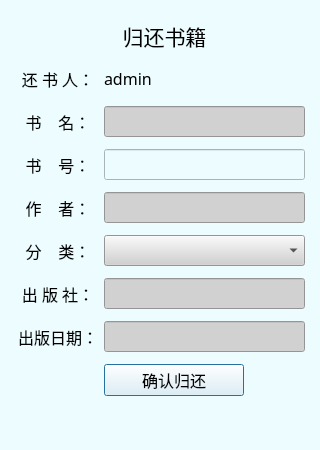
<?xml version="1.0" encoding="UTF-8"?>
<ui version="4.0">
 <class>Dialog</class>
 <widget class="QDialog" name="Dialog">
  <property name="windowModality">
   <enum>Qt::WindowModal</enum>
  </property>
  <property name="geometry">
   <rect>
    <x>0</x>
    <y>0</y>
    <width>320</width>
    <height>450</height>
   </rect>
  </property>
  <property name="windowTitle">
   <string>归还书籍</string>
  </property>
  <property name="styleSheet">
   <string notr="true">background-color: rgb(237, 252, 255);</string>
  </property>
  <widget class="QWidget" name="layoutWidget">
   <property name="geometry">
    <rect>
     <x>18</x>
     <y>20</y>
     <width>291</width>
     <height>378</height>
    </rect>
   </property>
   <layout class="QFormLayout" name="formLayout">
    <property name="verticalSpacing">
     <number>12</number>
    </property>
    <item row="0" column="1">
     <widget class="QLabel" name="titlelabel">
      <property name="sizePolicy">
       <sizepolicy hsizetype="Fixed" vsizetype="Fixed">
        <horstretch>0</horstretch>
        <verstretch>0</verstretch>
       </sizepolicy>
      </property>
      <property name="minimumSize">
       <size>
        <width>121</width>
        <height>31</height>
       </size>
      </property>
      <property name="maximumSize">
       <size>
        <width>121</width>
        <height>31</height>
       </size>
      </property>
      <property name="font">
       <font>
        <family>宋体</family>
        <pointsize>16</pointsize>
        <weight>50</weight>
        <bold>false</bold>
       </font>
      </property>
      <property name="text">
       <string>归还书籍</string>
      </property>
      <property name="alignment">
       <set>Qt::AlignCenter</set>
      </property>
     </widget>
    </item>
    <item row="1" column="0">
     <widget class="QLabel" name="returnStudentLabel">
      <property name="sizePolicy">
       <sizepolicy hsizetype="Fixed" vsizetype="Fixed">
        <horstretch>0</horstretch>
        <verstretch>0</verstretch>
       </sizepolicy>
      </property>
      <property name="minimumSize">
       <size>
        <width>80</width>
        <height>30</height>
       </size>
      </property>
      <property name="maximumSize">
       <size>
        <width>80</width>
        <height>31</height>
       </size>
      </property>
      <property name="font">
       <font>
        <family>宋体</family>
        <pointsize>12</pointsize>
       </font>
      </property>
      <property name="text">
       <string>还 书 人：</string>
      </property>
      <property name="alignment">
       <set>Qt::AlignCenter</set>
      </property>
     </widget>
    </item>
    <item row="1" column="1">
     <widget class="QLabel" name="returnuseridLabel">
      <property name="sizePolicy">
       <sizepolicy hsizetype="Fixed" vsizetype="Fixed">
        <horstretch>0</horstretch>
        <verstretch>0</verstretch>
       </sizepolicy>
      </property>
      <property name="minimumSize">
       <size>
        <width>201</width>
        <height>31</height>
       </size>
      </property>
      <property name="maximumSize">
       <size>
        <width>201</width>
        <height>31</height>
       </size>
      </property>
      <property name="font">
       <font>
        <family>宋体</family>
        <pointsize>12</pointsize>
        <weight>50</weight>
        <bold>false</bold>
       </font>
      </property>
      <property name="text">
       <string>admin</string>
      </property>
     </widget>
    </item>
    <item row="2" column="0">
     <widget class="QLabel" name="bookNameLabel">
      <property name="sizePolicy">
       <sizepolicy hsizetype="Fixed" vsizetype="Fixed">
        <horstretch>0</horstretch>
        <verstretch>0</verstretch>
       </sizepolicy>
      </property>
      <property name="minimumSize">
       <size>
        <width>80</width>
        <height>30</height>
       </size>
      </property>
      <property name="maximumSize">
       <size>
        <width>80</width>
        <height>31</height>
       </size>
      </property>
      <property name="font">
       <font>
        <family>宋体</family>
        <pointsize>12</pointsize>
       </font>
      </property>
      <property name="text">
       <string>书    名：</string>
      </property>
      <property name="alignment">
       <set>Qt::AlignCenter</set>
      </property>
     </widget>
    </item>
    <item row="2" column="1">
     <widget class="QLineEdit" name="bookNameEdit">
      <property name="sizePolicy">
       <sizepolicy hsizetype="Fixed" vsizetype="Fixed">
        <horstretch>0</horstretch>
        <verstretch>0</verstretch>
       </sizepolicy>
      </property>
      <property name="minimumSize">
       <size>
        <width>201</width>
        <height>31</height>
       </size>
      </property>
      <property name="maximumSize">
       <size>
        <width>201</width>
        <height>31</height>
       </size>
      </property>
      <property name="font">
       <font>
        <pointsize>12</pointsize>
       </font>
      </property>
      <property name="styleSheet">
       <string notr="true">background-color: rgb(209, 209, 209);</string>
      </property>
      <property name="text">
       <string/>
      </property>
      <property name="maxLength">
       <number>10</number>
      </property>
      <property name="readOnly">
       <bool>true</bool>
      </property>
     </widget>
    </item>
    <item row="3" column="0">
     <widget class="QLabel" name="bookIdLabel">
      <property name="sizePolicy">
       <sizepolicy hsizetype="Fixed" vsizetype="Fixed">
        <horstretch>0</horstretch>
        <verstretch>0</verstretch>
       </sizepolicy>
      </property>
      <property name="minimumSize">
       <size>
        <width>80</width>
        <height>30</height>
       </size>
      </property>
      <property name="maximumSize">
       <size>
        <width>80</width>
        <height>31</height>
       </size>
      </property>
      <property name="font">
       <font>
        <family>宋体</family>
        <pointsize>12</pointsize>
       </font>
      </property>
      <property name="text">
       <string>书    号：</string>
      </property>
      <property name="alignment">
       <set>Qt::AlignCenter</set>
      </property>
     </widget>
    </item>
    <item row="3" column="1">
     <widget class="QLineEdit" name="bookIdEdit">
      <property name="sizePolicy">
       <sizepolicy hsizetype="Fixed" vsizetype="Fixed">
        <horstretch>0</horstretch>
        <verstretch>0</verstretch>
       </sizepolicy>
      </property>
      <property name="minimumSize">
       <size>
        <width>201</width>
        <height>31</height>
       </size>
      </property>
      <property name="maximumSize">
       <size>
        <width>201</width>
        <height>31</height>
       </size>
      </property>
      <property name="font">
       <font>
        <pointsize>12</pointsize>
       </font>
      </property>
      <property name="maxLength">
       <number>10</number>
      </property>
     </widget>
    </item>
    <item row="4" column="0">
     <widget class="QLabel" name="authNameLabel">
      <property name="sizePolicy">
       <sizepolicy hsizetype="Fixed" vsizetype="Fixed">
        <horstretch>0</horstretch>
        <verstretch>0</verstretch>
       </sizepolicy>
      </property>
      <property name="minimumSize">
       <size>
        <width>80</width>
        <height>30</height>
       </size>
      </property>
      <property name="maximumSize">
       <size>
        <width>80</width>
        <height>31</height>
       </size>
      </property>
      <property name="font">
       <font>
        <family>宋体</family>
        <pointsize>12</pointsize>
       </font>
      </property>
      <property name="text">
       <string>作    者：</string>
      </property>
      <property name="alignment">
       <set>Qt::AlignCenter</set>
      </property>
     </widget>
    </item>
    <item row="4" column="1">
     <widget class="QLineEdit" name="authNameEdit">
      <property name="sizePolicy">
       <sizepolicy hsizetype="Fixed" vsizetype="Fixed">
        <horstretch>0</horstretch>
        <verstretch>0</verstretch>
       </sizepolicy>
      </property>
      <property name="minimumSize">
       <size>
        <width>201</width>
        <height>31</height>
       </size>
      </property>
      <property name="maximumSize">
       <size>
        <width>201</width>
        <height>31</height>
       </size>
      </property>
      <property name="font">
       <font>
        <pointsize>12</pointsize>
       </font>
      </property>
      <property name="styleSheet">
       <string notr="true">background-color: rgb(209, 209, 209);</string>
      </property>
      <property name="maxLength">
       <number>10</number>
      </property>
      <property name="readOnly">
       <bool>true</bool>
      </property>
     </widget>
    </item>
    <item row="5" column="0">
     <widget class="QLabel" name="categoryLabel">
      <property name="sizePolicy">
       <sizepolicy hsizetype="Fixed" vsizetype="Fixed">
        <horstretch>0</horstretch>
        <verstretch>0</verstretch>
       </sizepolicy>
      </property>
      <property name="minimumSize">
       <size>
        <width>80</width>
        <height>30</height>
       </size>
      </property>
      <property name="maximumSize">
       <size>
        <width>80</width>
        <height>31</height>
       </size>
      </property>
      <property name="font">
       <font>
        <family>宋体</family>
        <pointsize>12</pointsize>
       </font>
      </property>
      <property name="text">
       <string>分    类：</string>
      </property>
      <property name="alignment">
       <set>Qt::AlignCenter</set>
      </property>
     </widget>
    </item>
    <item row="5" column="1">
     <widget class="QComboBox" name="categoryComboBox">
      <property name="sizePolicy">
       <sizepolicy hsizetype="Fixed" vsizetype="Fixed">
        <horstretch>0</horstretch>
        <verstretch>0</verstretch>
       </sizepolicy>
      </property>
      <property name="minimumSize">
       <size>
        <width>201</width>
        <height>31</height>
       </size>
      </property>
      <property name="maximumSize">
       <size>
        <width>201</width>
        <height>31</height>
       </size>
      </property>
      <property name="font">
       <font>
        <family>宋体</family>
        <pointsize>12</pointsize>
       </font>
      </property>
      <property name="styleSheet">
       <string notr="true">background-color: rgb(209, 209, 209);</string>
      </property>
      <property name="editable">
       <bool>false</bool>
      </property>
      <property name="currentText">
       <string/>
      </property>
      <property name="maxVisibleItems">
       <number>20</number>
      </property>
     </widget>
    </item>
    <item row="6" column="0">
     <widget class="QLabel" name="publisherLabel">
      <property name="sizePolicy">
       <sizepolicy hsizetype="Fixed" vsizetype="Fixed">
        <horstretch>0</horstretch>
        <verstretch>0</verstretch>
       </sizepolicy>
      </property>
      <property name="minimumSize">
       <size>
        <width>80</width>
        <height>30</height>
       </size>
      </property>
      <property name="maximumSize">
       <size>
        <width>80</width>
        <height>31</height>
       </size>
      </property>
      <property name="font">
       <font>
        <family>宋体</family>
        <pointsize>12</pointsize>
       </font>
      </property>
      <property name="text">
       <string>出 版 社：</string>
      </property>
      <property name="alignment">
       <set>Qt::AlignCenter</set>
      </property>
     </widget>
    </item>
    <item row="6" column="1">
     <widget class="QLineEdit" name="publisherEdit">
      <property name="sizePolicy">
       <sizepolicy hsizetype="Fixed" vsizetype="Fixed">
        <horstretch>0</horstretch>
        <verstretch>0</verstretch>
       </sizepolicy>
      </property>
      <property name="minimumSize">
       <size>
        <width>201</width>
        <height>31</height>
       </size>
      </property>
      <property name="maximumSize">
       <size>
        <width>201</width>
        <height>31</height>
       </size>
      </property>
      <property name="font">
       <font>
        <pointsize>12</pointsize>
       </font>
      </property>
      <property name="styleSheet">
       <string notr="true">background-color: rgb(209, 209, 209);</string>
      </property>
      <property name="maxLength">
       <number>10</number>
      </property>
      <property name="readOnly">
       <bool>true</bool>
      </property>
     </widget>
    </item>
    <item row="7" column="0">
     <widget class="QLabel" name="publishDateLabel">
      <property name="sizePolicy">
       <sizepolicy hsizetype="Fixed" vsizetype="Fixed">
        <horstretch>0</horstretch>
        <verstretch>0</verstretch>
       </sizepolicy>
      </property>
      <property name="minimumSize">
       <size>
        <width>80</width>
        <height>30</height>
       </size>
      </property>
      <property name="maximumSize">
       <size>
        <width>80</width>
        <height>31</height>
       </size>
      </property>
      <property name="font">
       <font>
        <family>宋体</family>
        <pointsize>12</pointsize>
       </font>
      </property>
      <property name="text">
       <string>出版日期：</string>
      </property>
      <property name="alignment">
       <set>Qt::AlignCenter</set>
      </property>
     </widget>
    </item>
    <item row="7" column="1">
     <widget class="QLineEdit" name="publishTime">
      <property name="sizePolicy">
       <sizepolicy hsizetype="Fixed" vsizetype="Fixed">
        <horstretch>0</horstretch>
        <verstretch>0</verstretch>
       </sizepolicy>
      </property>
      <property name="minimumSize">
       <size>
        <width>201</width>
        <height>31</height>
       </size>
      </property>
      <property name="maximumSize">
       <size>
        <width>201</width>
        <height>31</height>
       </size>
      </property>
      <property name="font">
       <font>
        <pointsize>12</pointsize>
       </font>
      </property>
      <property name="styleSheet">
       <string notr="true">background-color: rgb(209, 209, 209);</string>
      </property>
      <property name="maxLength">
       <number>10</number>
      </property>
      <property name="readOnly">
       <bool>true</bool>
      </property>
     </widget>
    </item>
    <item row="8" column="1">
     <widget class="QPushButton" name="returnBookButton">
      <property name="sizePolicy">
       <sizepolicy hsizetype="Fixed" vsizetype="Fixed">
        <horstretch>0</horstretch>
        <verstretch>0</verstretch>
       </sizepolicy>
      </property>
      <property name="minimumSize">
       <size>
        <width>140</width>
        <height>32</height>
       </size>
      </property>
      <property name="maximumSize">
       <size>
        <width>140</width>
        <height>32</height>
       </size>
      </property>
      <property name="font">
       <font>
        <family>宋体</family>
        <pointsize>12</pointsize>
       </font>
      </property>
      <property name="text">
       <string>确认归还</string>
      </property>
     </widget>
    </item>
   </layout>
  </widget>
 </widget>
 <resources/>
 <connections>
  <connection>
   <sender>bookIdEdit</sender>
   <signal>textChanged(QString)</signal>
   <receiver>Dialog</receiver>
   <slot>BookIDEditChanged()</slot>
   <hints>
    <hint type="sourcelabel">
     <x>129</x>
     <y>166</y>
    </hint>
    <hint type="destinationlabel">
     <x>173</x>
     <y>189</y>
    </hint>
   </hints>
  </connection>
  <connection>
   <sender>bookIdEdit</sender>
   <signal>returnPressed()</signal>
   <receiver>Dialog</receiver>
   <slot>BookIDEditChanged()</slot>
   <hints>
    <hint type="sourcelabel">
     <x>274</x>
     <y>166</y>
    </hint>
    <hint type="destinationlabel">
     <x>311</x>
     <y>148</y>
    </hint>
   </hints>
  </connection>
  <connection>
   <sender>returnBookButton</sender>
   <signal>clicked()</signal>
   <receiver>Dialog</receiver>
   <slot>returnButtonClicked()</slot>
   <hints>
    <hint type="sourcelabel">
     <x>178</x>
     <y>376</y>
    </hint>
    <hint type="destinationlabel">
     <x>185</x>
     <y>406</y>
    </hint>
   </hints>
  </connection>
 </connections>
 <slots>
  <slot>BookIDEditChanged()</slot>
  <slot>returnButtonClicked()</slot>
 </slots>
</ui>
